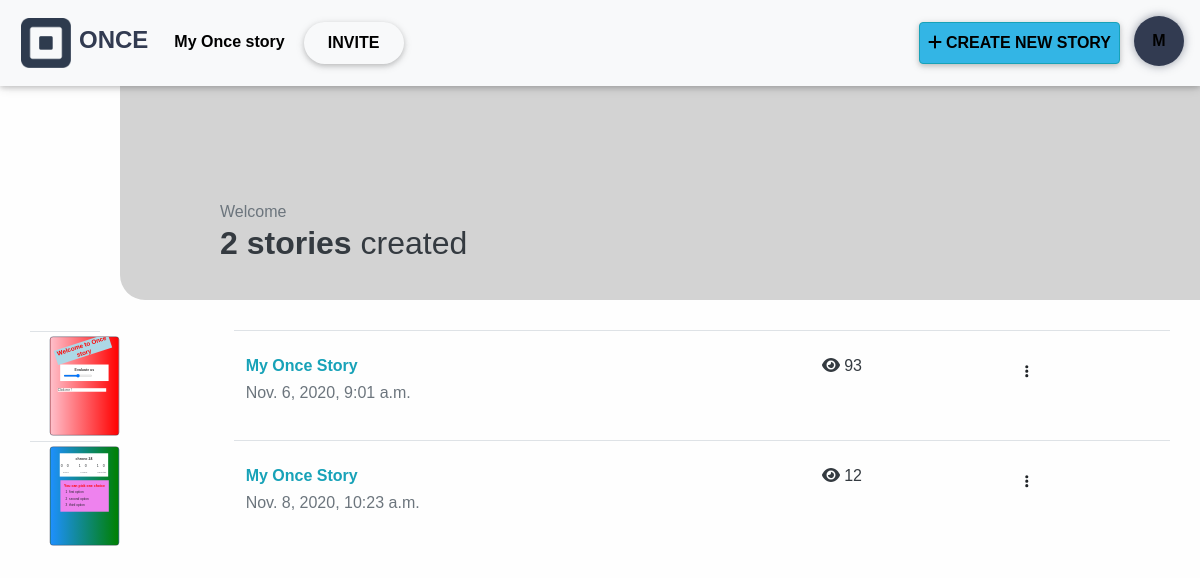
Screenshot of /storiesList/ (signed in) with the database file from the repository.
### clone_app/models.py (models this page shows)
class components(models.Model):
    typeChoices = (
        ('image','image'),
        ('text','text'),
        ('emoji','emoji'),
        ('sticker','sticker'),
        ('unsplash','unsplash'),
        ('gif','gif'),
        ('yesNo','yesNo'),
        ('check','check'),
        ('radio','radio'),
        ('timer','timer'),
        ('range','range'),
        ('button','button'),
    )
    user = models.ForeignKey(User, on_delete=models.CASCADE)
    type = models.CharField(max_length=500, choices=typeChoices)
    title = models.CharField(max_length=500, default="default text for widget", blank=True, null=True)
    href = models.URLField(blank=True, null=True)
    target = models.CharField(max_length=500, blank=True, null=True)
    image = models.ImageField(blank=True, null=True)
    src = models.TextField(blank=True, null=True)
    html = models.TextField(blank=True, null=True)
    choices = models.ManyToManyField(choices, null=True, blank=True)
    choiceSum = models.IntegerField(blank=True, null=True, default=0)
    clicks = models.IntegerField(blank=True, null=True, default=0)
    rangeTimes = models.FloatField(blank=True, null=True, default=0)
    rangeCount = models.IntegerField(blank=True, null=True, default=0)
    yesTimes = models.IntegerField(blank=True, null=True, default=0)
    noTimes = models.IntegerField(blank=True, null=True, default=0)
    yesNoCount = models.IntegerField(blank=True, null=True, default=0)
    hours = models.IntegerField(blank=True, null=True)
    minutes = models.IntegerField(blank=True, null=True)
    date = models.DateField(blank=True, null=True)
    transX = models.CharField(max_length=500, default="-50%")
    transY = models.CharField(max_length=500, default="-50%")
    top = models.CharField(max_length=500, default="50%")
    left = models.CharField(max_length=500, default="50%")
    width = models.CharField(max_length=500, default="220px")
    height = models.CharField(max_length=500, default="auto")
    rotation = models.CharField(max_length=500, default="0deg")
    background = models.CharField(max_length=500, blank=True, null=True, default="white")
    color = models.CharField(max_length=500, blank=True, null=True, default="#333")
    fontSize = models.CharField(max_length=500, blank=True, null=True)
    fontFamily = models.CharField(max_length=500, blank=True, null=True, default="Helvetica")
    textAlign = models.CharField(max_length=500, blank=True, null=True, default="center")
    def getD1(self):
        f_date = date(int(str(self.date).split('-')[0]), int(str(self.date).split('-')[1]), int(str(self.date).split('-')[2]))
        l_date = date.today()
        l_date = date(int(str(l_date).split('-')[0]), int(str(l_date).split('-')[1]), int(str(l_date).split('-')[2]))
        delta = f_date - l_date
        days = "%02d"%delta.days
        return int(days[0])
    def getD2(self):
        f_date = date(int(str(self.date).split('-')[0]), int(str(self.date).split('-')[1]), int(str(self.date).split('-')[2]))
        l_date = date.today()
        l_date = date(int(str(l_date).split('-')[0]), int(str(l_date).split('-')[1]), int(str(l_date).split('-')[2]))
        delta = f_date - l_date
        days = "%02d"%delta.days
        return int(days[1])
    def getH1(self):
        hours = "%02d"%(int(self.hours) - int(datetime.datetime.now().hour))
        if int(hours) < 0:
            hours = 24 + int(hours)
        return str(hours)[0]
    def getH2(self):
        hours = "%02d"%(int(self.hours) - int(datetime.datetime.now().hour))
        if int(hours) < 0:
            hours = 24 + int(hours)
        return str(hours)[1]
    def getM1(self):
        minutes = "%02d"%(int(self.minutes) - int(datetime.datetime.now().minute))
        if int(minutes) < 0:
            minutes = 60 + int(minutes)
        return str(minutes)[0]
    def getM2(self):
        minutes = "%02d"%(int(self.minutes) - int(datetime.datetime.now().minute))
        if int(minutes) < 0:
            minutes = 60 + int(minutes)
        return str(minutes)[1]

class storiesSet(models.Model):
    user = models.ForeignKey(User, on_delete=models.CASCADE)
    code = models.CharField(max_length=10, blank=True, null=True)
    storiesSet = models.ManyToManyField(story)
    date = models.DateTimeField(auto_now_add=True, blank=True, null=True)
    name = models.CharField(max_length=500, default="My Once Story")
    product = models.CharField(max_length=500, null=True, blank=True)
    handle = models.CharField(max_length=500, null=True, blank=True)
    title = models.CharField(max_length=500, null=True, blank=True)
    description = models.TextField(null=True, blank=True)
    price = models.FloatField(max_length=500, null=True, blank=True)
    src = models.TextField(null=True, blank=True)
    views = models.IntegerField(default=0)
    def getFirstStory(self):
        try:
            if len(self.storiesSet.all().filter(storyType="design")) > 0:
                return self.storiesSet.all().filter(storyType="design")[0]
            else:
                return self.storiesSet.all()[0]
        except:
            return False

### clone_app/views.py (the view)
# urls.py: path('storiesList/',views.storiesList,name="storiesList"),
def storiesList(request):
    stories = storiesSet.objects.filter(user=request.user)
    context = {
        'stories': stories
    }
    return render(request, 'list.html', context)

### clone_app/templates/list.html (shortened to what this page needs)
{% load static %}
<html class="no-js" lang="zxx">
<head>
    <link rel="stylesheet" href="{% static 'css/mdb.min.css' %}">
    <link rel="stylesheet" href="{% static 'css/fontawesome-free.css' %}">
    <link rel="stylesheet" href="{% static 'css/bootstrap.min.css' %}">
    <link rel="stylesheet" href="{% static 'css/swiper.css' %}">
    <link rel="stylesheet" href="{% static 'css/emojionearea.min.css' %}">
    <link rel="stylesheet" href="{% static 'css/trumbowyg.scss' %}">
    <link rel="stylesheet" href="{% static 'css/trumbowyg.giphy.scss' %}">
</head>
<body>
    <nav id="navbar" class="navbar navbar-expand-md justify-content-between navbar-light bg-light">
        <a href="#!" style="margin: 0; padding: 5px; height: 60px;" class="navbar-brand d-flex">
            <div class="d-flex" style="width: auto; height: 50px;">
                <img class="image-fluid" src="{% static 'img/logo.png' %}">
                <h4 class="bold text-royal p-2">ONCE</h4>
            </div>
        </a>
        <div class="collapse navbar-collapse d-md-flex justify-content-md-between" id="collapsibleNavbar">
            <ul class="navbar-nav">
                <li class="nav-item" style="line-height: 1; padding-top: 10px; margin-left: 5px; margin-right: 5px;">
                    <a class="text-royal bold nav-link" href="#!">My Once story</a>
                </li>
                <li class="nav-item">
                    <a class="text-royal bold nav-link btn btn-fancy" href="#!">invite</a>
                </li>
            </ul>
            <ul class="navbar-nav">
                <li class="nav-item m-md-2">
                    <a class="text-royal btn btn-info bold nav-link" href="{% url 'createNewStorySet' %}"><i class="fas fa-plus"></i> Create new story</a>
                </li>
                <li class="nav-item pt-2">
                    <a class="nav-link dropdown-fancy" data-toggle="dropdown">M</a>
                </li>
            </ul>
        </div>
    </nav>
    <div id="header">
        <span class="text-muted">Welcome</span>
        <div class="stories_num">
            <h2 class="text-dark"><span class="text-dark bold">{{stories.count}} {%if stories.count == 1%}story{%else%}stories{%endif%}</span> created</h2>
        </div>
    </div>
    <div class="section">
        <table class="table table-hover">
            {% for story in stories %}
                <tr class="redirecting">
                    <td>
                        <div class="contentcard">
                            <div class="innerStoryCard" style="position: relative; overflow:hidden; background: {{story.getFirstStory.background}};">
                                {% for component in story.getFirstStory.components.all %}
                                    <div class="editableContainerAbsoluteContainer">
                                        <div id="{{component.type}}_{{component.id}}" style="width: {{component.width}}; height: {{component.height}}; top: {{component.top}}; left: {{component.left}}; transform: translate(-50%, -50%) rotate({{component.rotation}});" class="editable-container">
                                            {% if component.type == 'image' %}
                                                <img class="image-fluid" src="{{component.image.url}}" alt="">
                                            {% elif component.type == 'text' or component.type == 'block' %}
                                                {% autoescape off %}
                                                    {{component.html}}
                                                {% endautoescape %}
                                            {% elif component.type == 'range' %}
                                                <div style="background: {{component.background}};" class="engage-card p-3">
                                                    <h6 style="color: {{component.color}};" class="text-center bold includeText">{{component.title}}</h6>
                                                    <input class="rangeSlider" type="range">
                                                </div>
                                            {% elif component.type == 'timer' %}
                                                <div style="background: {{component.background}};" class="engage-card p-3">
                                                    <h6 style="color: {{component.color}};" class="text-center bold includeText">{{component.title}}</h6>
                                                    <div class="row justify-content-between timer-card">
                                                        <div class="col-3" style="padding: 0;">
                                                            <div class="d-flex justify-content-center">
                                                                <div class="col-6 p-1">
                                                                    <h6 class="hour-number-card">{{component.getD1}}</h6>
                                                                </div>
                                                                <div class="col-6 p-1">
                                                                    <h6 class="hour-number-card">{{component.getD2}}</h6>
                                                                </div>
                                                            </div>
                                                            <div class="text-center">
                                                                <small class="text-muted">Days</small>
                                                            </div>
                                                        </div>
                                                        <div class="col-3" style="padding: 0;">
                                                            <div class="d-flex justify-content-center">
                                                                <div class="col-6 p-1">
                                                                    <h6 class="hour-number-card">{{component.getH1}}</h6>
                                                                </div>
                                                                <div class="col-6 p-1">
                                                                    <h6 class="hour-number-card">{{component.getH2}}</h6>
                                                                </div>
                                                            </div>
                                                            <div class="text-center">
                                                                <small class="text-muted">Hours</small>
                                                            </div>
                                                        </div>
                                                        <div class="col-3" style="padding: 0;">
                                                            <div class="d-flex justify-content-center">
                                                                <div class="col-6 p-1">
                                                                    <h6 class="hour-number-card">{{component.getM1}}</h6>
                                                                </div>
                                                                <div class="col-6 p-1">
                                                                    <h6 class="hour-number-card">{{component.getM2}}</h6>
                                                                </div>
                                                            </div>
                                                            <div class="text-center">
                                                                <small class="text-muted">Minutes</small>
                                                            </div>
                                                        </div>
                                                    </div>
                                                </div>
                                            {% elif component.type == 'button' %}
                                                <div onclick="window.location.replace('{{component.href}}')" style="cursor: pointer; background: {{component.background}}; color: {{component.color}};" class="clickmebtn includeText">Click me !</div>
                                            {% elif component.type == 'emoji' %}
                                                <img class="emojioneemoji" src="{{component.src}}" alt="">
                                            {% elif component.type == 'sticker' or component.type == 'gif' %}
                                                <figure>
                                                    <img class="image-fluid" src="{{component.src}}" alt="">
                                                </figure>
                                            {% elif component.type == 'unsalpsh' %}
                                                <img class="image-fluid" src="{{component.src}}" alt="">
                                            {% elif component.type == 'radio' %}
                                                <div style="background: {{component.background}};" class="engage-card radio-card p-3">
                                                    <h6 style="color: {{component.color}};" class="text-center bold includeText">{{component.title}}</h6>
                                                    <div class="choices">
                                                        {% for choice in component.choices.all %}
                                                            <div id="choice_{{choice.id}}" class="card-choice d-flex justify-content-between pr-2 m-1">
                                                                <div class="d-flex">
                                                                    <div class="card-choice-title m-1 includeText">{{choice.title}}</div>
                                                                </div>
                                                            </div>
                                                        {% endfor %}
                                                    </div>
                                                </div>
                                            {% endif %}
                                        </div>
                                    </div>
                                {% endfor %}
                            </div>
                        </div>
                    </td>
                    <td>
                        <h6 class="text-info bold"><a href="{% url 'create-story' story.id %}" class="text-info">{{story.name}}</a></h6>
                        <h6 class="text-muted">{{story.date}}</h6>
                    </td>
                    <td>
                        <h6 class="text-dark">
                            <i class="fas fa-eye"></i>
                            {{story.views}}
                        </h6>
                    </td>
                    <td>
                        <a data-toggle="dropdown" class="nav-link"><i class="fas fa-ellipsis-v"></i></a>
                    </td>
                </tr>
            {%endfor%}
        </table>
    </div>
</body>
</html>

### rows the page displays
storiesSet: name "My Once Story", date "Nov. 6, 2020, 9:01 a.m.", views "93"
components: {{ component.width }} 257.5 (drawn), html "Welcome to Once story"
storiesSet: name "My Once Story", date "Nov. 8, 2020, 10:23 a.m.", views "12"

### other values shown
{{ stories.count }} "2"
